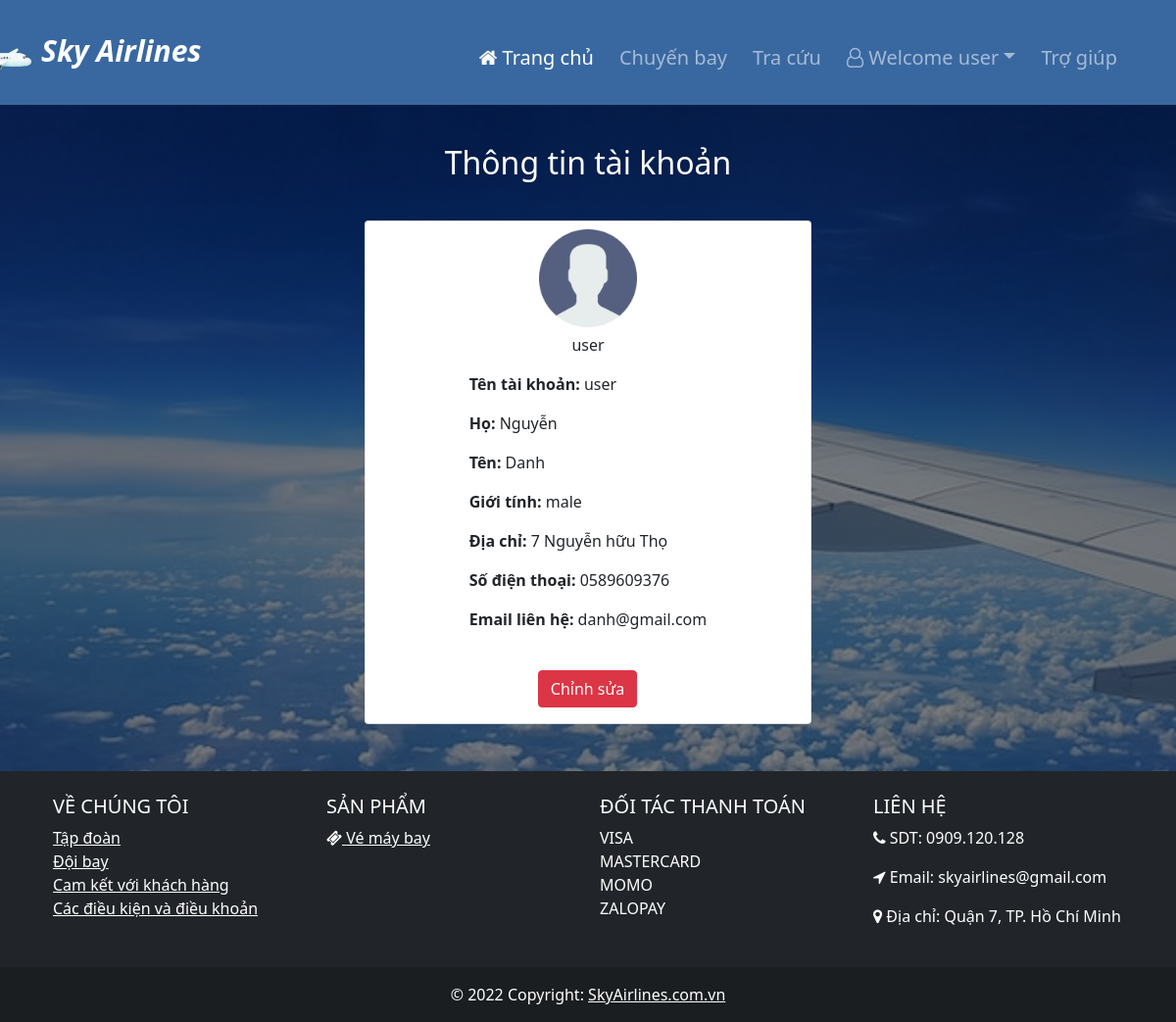
The page /profile.php (signed in) on the database its author committed.
### tables this page shows
CREATE TABLE `passenger_profile` (
  `profile_id` varchar(50) NOT NULL,
  `passenger_username` varchar(100) NOT NULL,
  `password` varchar(100) NOT NULL,
  `first_name` varchar(50) NOT NULL,
  `last_name` varchar(50) NOT NULL,
  `gender` varchar(20) NOT NULL,
  `address` varchar(100) NOT NULL,
  `phone` varchar(12) NOT NULL,
  `email` varchar(100) NOT NULL
);

### profile.php (the view, shortened to what this page needs)
<?php
    require 'connect.php';
?>
<!DOCTYPE html>
<html lang="en">
<head>
    <link rel="stylesheet" href="css/home.css">
    <link rel="stylesheet" href="css/login_register_style.css">
    <link rel="stylesheet" href="https://cdnjs.cloudflare.com/ajax/libs/font-awesome/4.7.0/css/font-awesome.min.css">
    <link href="https://cdn.jsdelivr.net/npm/bootstrap@5.0.2/dist/css/bootstrap.min.css" rel="stylesheet">
</head>
<body>
<nav class="navbar navbar-expand-lg navbar-dark">
    <div class="container">
        <a class="navbar-brand" href="home.php" style = "font-size: 30px;">Sky Airlines
            <div class="logo">
                <img src="img/plane.png" class="img-fluid">
            </div>
          </a>
          <ul class="navbar-nav ml-auto">
            <li class="nav-item">
              <a class="nav-link active" aria-current="page" href="home.php"><i class="fa fa-home"></i> Trang chủ</a>
            </li>
            <li class="nav-item aria-current">
              <a class="nav-link" href="search_flight.php"> Chuyến bay</a>
            </li>
            <li class="nav-item">
              <a class="nav-link" href="history.php">Tra cứu</a>
            </li>
            <?php
              if(isset($_SESSION['login'])){
                echo '<li class="nav-item dropdown">
                        <a class="nav-link  dropdown-toggle" href="#" data-bs-toggle="dropdown"><i class="fa fa-user-o" aria-hidden="true"></i> Welcome '.$_SESSION['username'].'</a>
                          <ul class="dropdown-menu">
                            <li><a class="dropdown-item" href="profile.php"> Thông tin cá nhân</a></li>
                            <li><a class="dropdown-item" href="historyLogin.php"> Lịch sử đặt vé</a></li>
                            <li><a class="dropdown-item" href="logout.php"> Đăng xuất</a></li>
                        </ul>
                      </li>';
              }
              else{
                echo '<li class="nav-item">
                        <a class="nav-link" href="login.php">Đăng nhập</a>
                      </li>';
              }
            ?>
            <li class="nav-item">
              <a class="nav-link" href="help.php"> Trợ giúp</a>
            </li>
          </ul>
        </div>
      </nav>
    <div class = "container">
        <h2>Thông tin tài khoản</h2>
        <div class = "row col">
            <div class = "card mx-auto">
                <div class = "card-img-top text-center mt-2">
                    <img src="img/user.png" alt="user" width="100" height="100">
                </div>
                <div class="card-body mx-auto">
                  <?php
                    $check_user = $_SESSION['username'];
                    $sql_pro = "SELECT * FROM `passenger_profile` WHERE `passenger_username` LIKE '$check_user'";
                    $sql_pro_run = mysqli_query($con,$sql_pro);
                    while($row = $sql_pro_run->fetch_array(MYSQLI_ASSOC)){
                      echo '
                      <p style = "text-align: center; margin-top: -50px;">'.$row['passenger_username'].'</p>
                      <p><b>Tên tài khoản: </b>'.$row['passenger_username'].'</p>
                      <p><b>Họ: </b>'.$row['first_name'].'</p>
                      <p><b>Tên: </b>'.$row['last_name'].'</p>
                      <p><b>Giới tính: </b>'.$row['gender'].'</p>
                      <p><b>Địa chỉ: </b>'.$row['address'].'</p>
                      <p><b>Số điện thoại: </b>'.$row['phone'].'</p>
                      <p><b>Email liên hệ: </b>'.$row['email'].'</p>
                      <br>
                      <a href="profileEdit.php" style = "margin-left: 70px;" class = "btn btn-danger" >Chỉnh sửa</a>
                      ';
                    }
                  ?>
                </div>
            </div>
        </div>
    </div>
    <footer class="bg-dark text-center text-lg-start text-white mt-5">
      <div class="container p-4">
        <div class="row">
          <div class="col-lg-3 col-md-6 mb-4 mb-md-0">
            <h5 class="text-uppercase">về chúng tôi</h5>
            <ul class="list-unstyled mb-0">
              <li>
                <a href="aboutus.html" class="text-white">Tập đoàn</a>
              </li>
              <li>
                <a href="aboutus.html" class="text-white">Đội bay</a>
              </li>
              <li>
                <a href="aboutus.html" class="text-white">Cam kết với khách hàng</a>
              </li>
              <li>
                <a href="aboutus.html" class="text-white">Các điều kiện và điều khoản</a>
              </li>
            </ul>
          </div>
          <div class="col-lg-3 col-md-6 mb-4 mb-md-0">
            <h5 class="text-uppercase">Sản phẩm</h5>
            <ul class="list-unstyled">
              <li>
                <i class="fa fa-ticket" aria-hidden="true"></i><a href="search_flight.html" class="text-white"> Vé máy bay</a>
              </li>
            </ul>
          </div>
          <div class="col-lg-3 col-md-6 mb-4 mb-md-0">
            <h5 class="text-uppercase">Đối tác thanh toán</h5>
            <ul class="list-unstyled">
              <li>
                  <div>
                    VISA
              </li>
              <li>
                  <div>
                    MASTERCARD
                  </div>
              </li>
              <li>
                  <div>
                    MOMO
                  </div>
              </li>
              <li>
                  <div>
                    ZALOPAY
                  </div>
              </li>
            </ul>
          </div>
          <div class="col-lg-3 col-md-6 mb-4 mb-md-0">
            <h5 class="text-uppercase">liên hệ</h5>
            <ul class="list-unstyled">
              <li>
                <p class="text-white"><i class="fa fa-phone" aria-hidden="true"></i> SDT: 0909.120.128</p>
              </li>
              <li>
                <p class="text-white"><i class="fa fa-location-arrow" aria-hidden="true"></i> Email: skyairlines@gmail.com</p>
              </li>
              <li>
                <p class="text-white"><i class="fa fa-map-marker" aria-hidden="true"></i> Địa chỉ: Quận 7, TP. Hồ Chí Minh</p>
              </li>
            </ul>
          </div>
        </div>
      </div>
      <div class="text-center p-3" style="background-color: rgba(0, 0, 0, 0.2)">
        © 2022 Copyright:
        <a class="text-white" href="home.php">SkyAirlines.com.vn</a>
      </div>
  </footer>
</body>
</html>

### css/home.css (style rules this page uses)
.navbar { background-color: #3968a1; }
.logo { width: 70px; height: 60px; float: left; margin-right: 10px; margin-top: 5px; }
.nav-item { margin-top: 10px; margin-right: 10px; font-size: 20px; font-weight: 500; }
.navbar-brand { margin-top: 16px; margin-left: -80px; font-size: 50px; font-style: italic; font-weight: bold; }
.card-img-top { width: 100%; height: 140px; }

### css/login_register_style.css (style rules this page uses)
html { background-image: linear-gradient(rgba(0,0,0,0.5), rgba(0,0,0,0.5)),url("imageCSS/bg_login.png"); height: 120%; background-position: center; background-repeat: no-repeat; background-size: cover; margin: 0; }

### profile.php (style rules this page uses)
html { background-image: linear-gradient(rgba(0,0,0,0.5), rgba(0,0,0,0.5)),url("css/imageCSS/bg_login.png"); height: auto; background-position: center; background-repeat: no-repeat; background-size: cover; margin: 0; }
body { background-color: transparent; }
h2 { text-align: center; color: white; margin-top: 30px; margin-bottom: 30px; padding: 10px; }
.card { width: 40%; background-color: white; }

### rows shown on the page
passenger_profile: passenger_username "user", first_name "Nguyễn", last_name "Danh", gender "male", address "7 Nguyễn hữu Thọ", phone "0589609376", email "danh@gmail.com"

### other values the page prints
$_SESSION['username'] "user"
